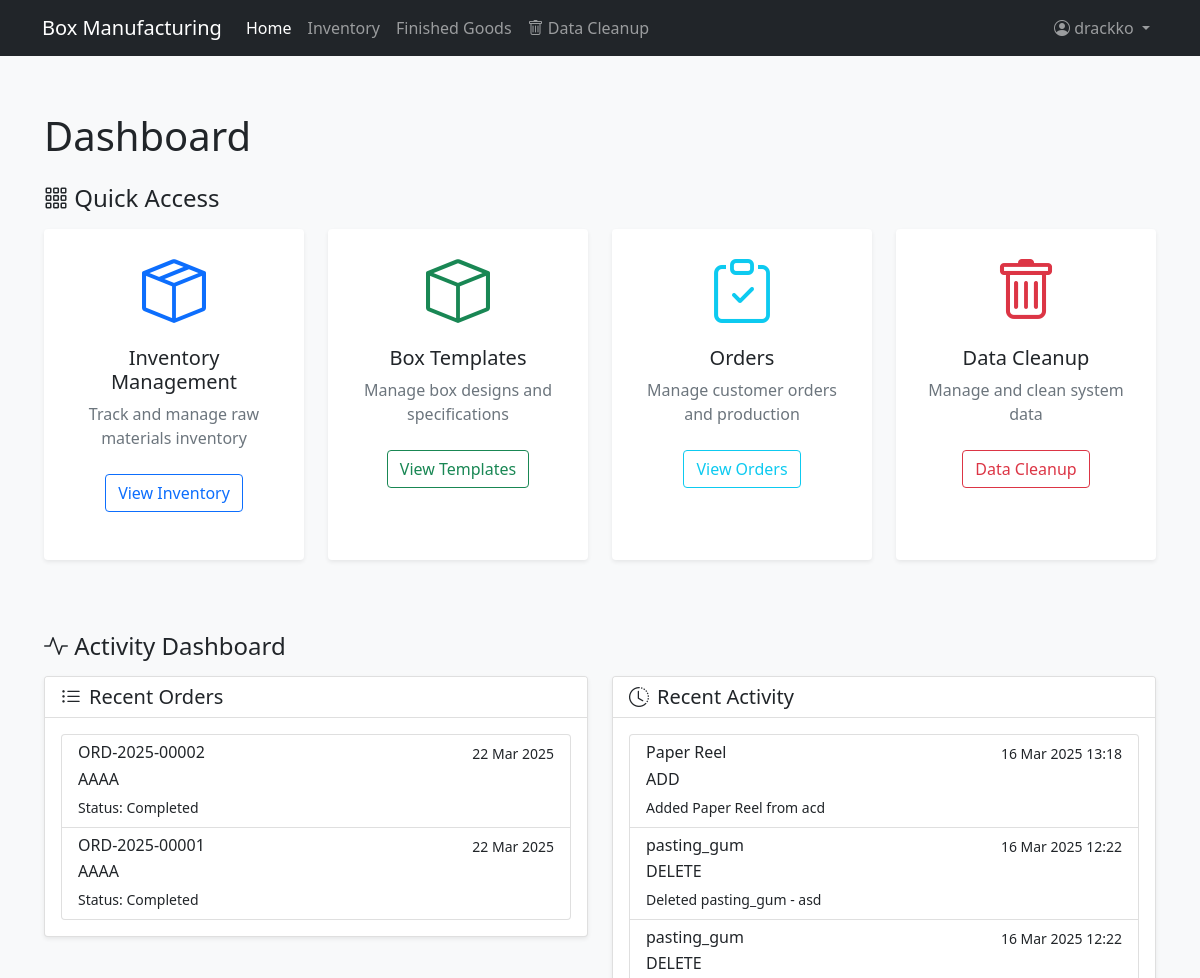
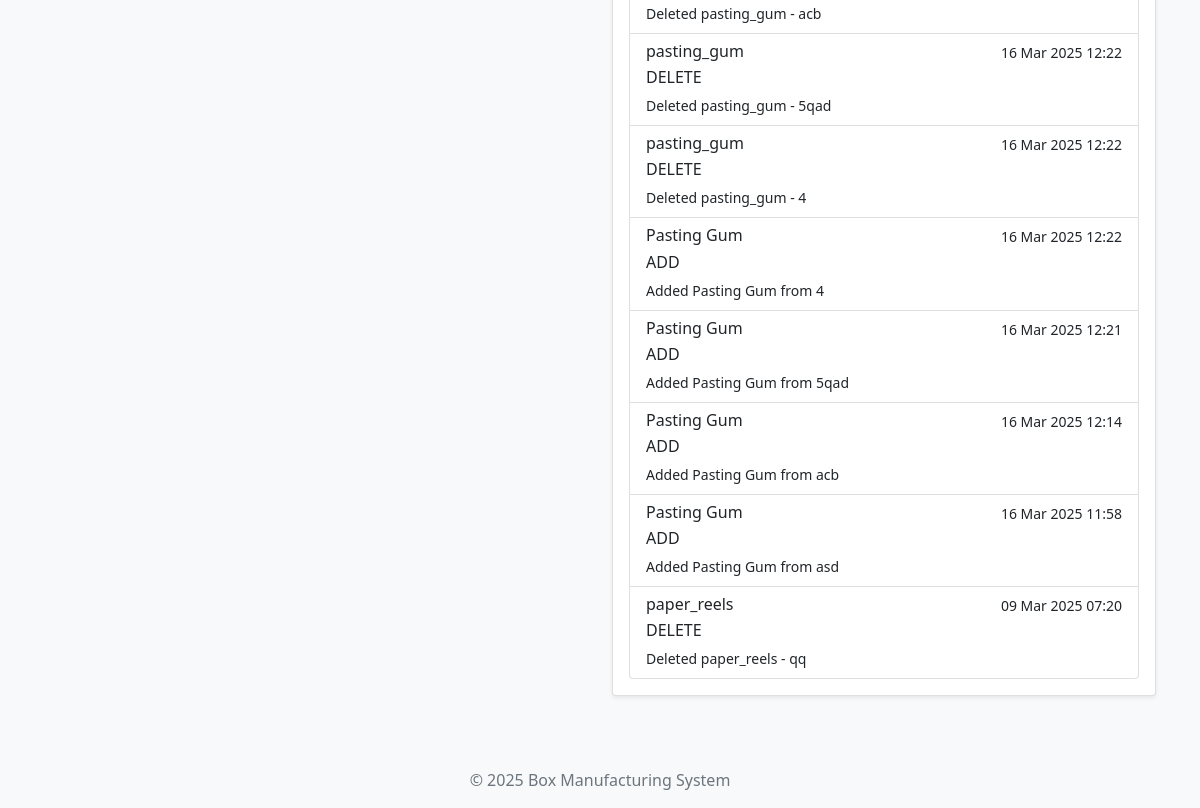
Page / (signed in) on the earlier database version (2 pictures, top to bottom).
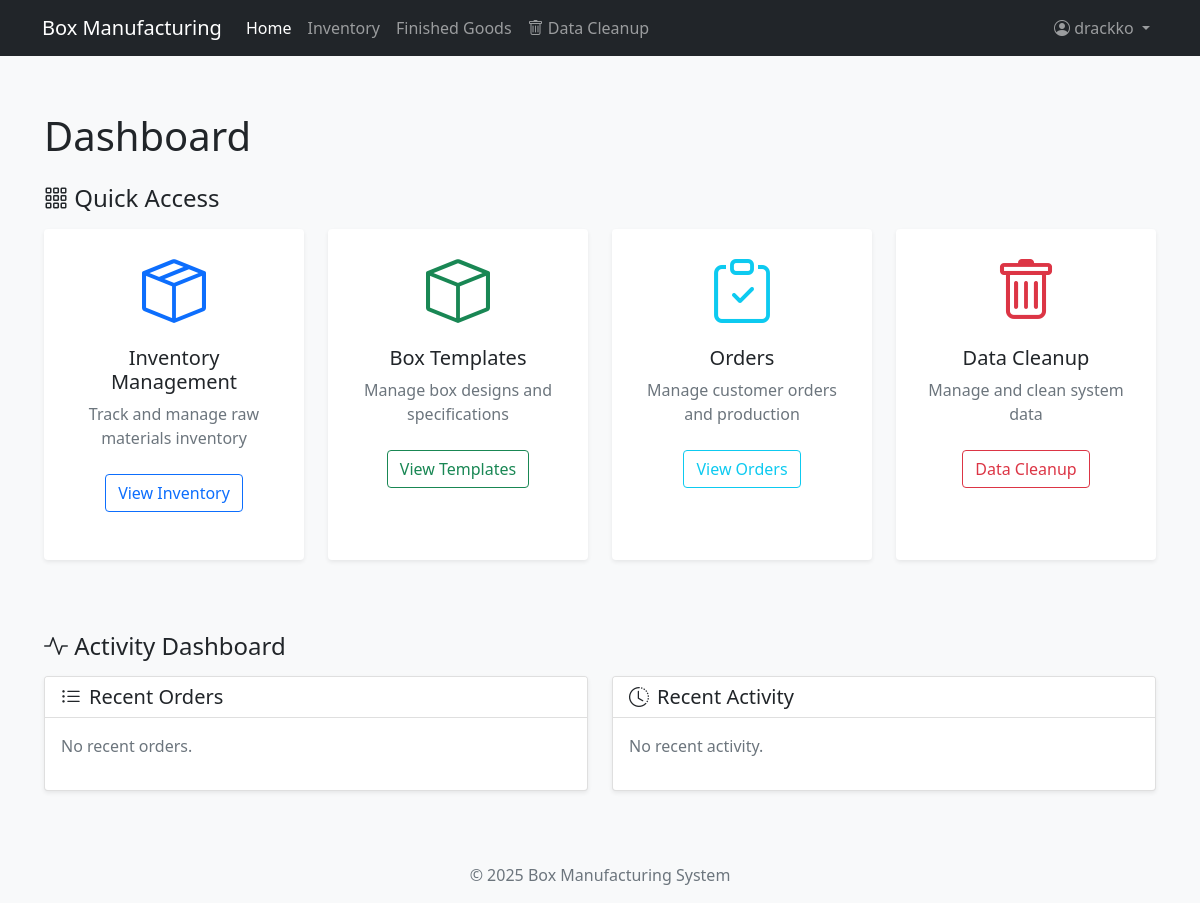
Same page on the later database version.
### finished_goods/models.py (models this page shows, shortened)
class BoxOrder(models.Model):
    STATUS_CHOICES = (
        ('PLACED', 'Order Placed'),
        ('MANUFACTURING', 'Manufacturing'),
        ('PRODUCTION_COMPLETE', 'Production Complete'),
        ('SHIPPED', 'Shipped'),
        ('DELIVERED', 'Delivered'),
        ('COMPLETED', 'Completed'),
    )
    order_number = models.CharField(max_length=20, unique=True)
    customer_name = models.CharField(max_length=100)
    box_template = models.ForeignKey(BoxDetails, on_delete=models.CASCADE)
    quantity = models.PositiveIntegerField()
    profit_margin = models.DecimalField(max_digits=5, decimal_places=2, default=15.00)
    status = models.CharField(max_length=20, choices=STATUS_CHOICES, default='PLACED')
    notes = models.TextField(blank=True, null=True)
    created_at = models.DateTimeField(auto_now_add=True)
    updated_at = models.DateTimeField(auto_now_add=True)
    def get_status_display(self):
        return dict(self.STATUS_CHOICES).get(self.status, '')

### inventory/models/transaction_models.py (models this page shows)
class InventoryLog(models.Model):
    ACTION_CHOICES = [
        ('ADD', 'Added'),
        ('EDIT', 'Modified'),
        ('DELETE', 'Deleted')
    ]
    item_type = models.CharField(max_length=50)
    item_id = models.IntegerField()
    action = models.CharField(max_length=10, choices=ACTION_CHOICES)
    details = models.TextField()
    timestamp = models.DateTimeField(auto_now_add=True)
    user = models.CharField(max_length=100, default='System')  # Can be linked to Django User model later
    class Meta:
        ordering = ['-timestamp']

### inventory/views.py (the view)
# urls.py: path('', inventory_home, name='home'),
def inventory_home(request):
    if request.user.is_authenticated:
        try:
            from inventory.models import (
                PaperReelSummary, PastingGumSummary, InkSummary,
                StrappingRollSummary, PinCoilSummary, InventoryLog
            )
            context = {
                'title': 'Dashboard',
                'paper_reels': PaperReelSummary.objects.all(),
                'pasting_gum': PastingGumSummary.objects.all(),
                'ink_stock': InkSummary.objects.all(),
                'strapping_rolls': StrappingRollSummary.objects.all(),
                'pin_coils': PinCoilSummary.objects.all(),
                'recent_orders': BoxOrder.objects.all().order_by('-created_at')[:5],
                'activity_logs': InventoryLog.objects.all()[:10],
            }
        except Exception as e:
            context = {
                'title': 'Dashboard',
                'error_message': f"Could not load dashboard data: {str(e)}"
            }
    else:
        context = {
            'title': 'Welcome to Box Manufacturing CRM',
            'login_required': True
        }
    return render(request, 'inventory/home.html', context)

### inventory/templates/inventory/home.html (shortened to what this page needs)
{% extends 'base.html' %}
{% block content %}
<div class="container mt-4">
    {% if login_required %}
        <div class="row justify-content-center">
            <div class="col-md-8 text-center">
                <div class="p-5 mb-4 bg-light rounded-3">
                    <div class="container-fluid py-5">
                        <h1 class="display-5 fw-bold">Box Manufacturing CRM</h1>
                        <p class="fs-4">Manage your inventory, track orders, and optimize your box manufacturing process.</p>
                        <a href="{% url 'login' %}" class="btn btn-primary btn-lg">Login to Continue</a>
                    </div>
                </div>
            </div>
        </div>
    {% elif error_message %}
        <div class="alert alert-warning">
            <h4>Warning</h4>
            <p>{{ error_message }}</p>
        </div>
    {% else %}
        <h1 class="mb-4">{{ title }}</h1>
        <div class="row mb-5">
            <div class="col-12">
                <h4 class="mb-3"><i class="bi bi-grid-3x3-gap"></i> Quick Access</h4>
            </div>
            <div class="col-md-6 col-lg-3 mb-4">
                <div class="card h-100 border-0 shadow-sm">
                    <div class="card-body text-center p-4">
                        <div class="display-3 mb-3 text-primary">
                            <i class="bi bi-box-seam"></i>
                        </div>
                        <h5 class="card-title">Inventory Management</h5>
                        <p class="card-text text-muted">Track and manage raw materials inventory</p>
                        <a href="{% url 'inventory_overview' %}" class="btn btn-outline-primary mt-2">View Inventory</a>
                    </div>
                </div>
            </div>
            <div class="col-md-6 col-lg-3 mb-4">
                <div class="card h-100 border-0 shadow-sm">
                    <div class="card-body text-center p-4">
                        <div class="display-3 mb-3 text-success">
                            <i class="bi bi-box"></i>
                        </div>
                        <h5 class="card-title">Box Templates</h5>
                        <p class="card-text text-muted">Manage box designs and specifications</p>
                        <a href="{% url 'finished_goods:box-list' %}" class="btn btn-outline-success mt-2">View Templates</a>
                    </div>
                </div>
            </div>
            <div class="col-md-6 col-lg-3 mb-4">
                <div class="card h-100 border-0 shadow-sm">
                    <div class="card-body text-center p-4">
                        <div class="display-3 mb-3 text-info">
                            <i class="bi bi-clipboard-check"></i>
                        </div>
                        <h5 class="card-title">Orders</h5>
                        <p class="card-text text-muted">Manage customer orders and production</p>
                        <a href="{% url 'finished_goods:order-list' %}" class="btn btn-outline-info mt-2">View Orders</a>
                    </div>
                </div>
            </div>
            <div class="col-md-6 col-lg-3 mb-4">
                <div class="card h-100 border-0 shadow-sm">
                    <div class="card-body text-center p-4">
                        <div class="display-3 mb-3 text-danger">
                            <i class="bi bi-trash"></i>
                        </div>
                        <h5 class="card-title">Data Cleanup</h5>
                        <p class="card-text text-muted">Manage and clean system data</p>
                        <a href="{% url 'data_cleanup:dashboard' %}" class="btn btn-outline-danger mt-2">Data Cleanup</a>
                    </div>
                </div>
            </div>
        </div>
        <div class="row">
            <div class="col-12">
                <h4 class="mb-3"><i class="bi bi-activity"></i> Activity Dashboard</h4>
            </div>
            <div class="col-md-6">
                <div class="card mb-4 shadow-sm">
                    <div class="card-header bg-white">
                        <h5 class="card-title mb-0"><i class="bi bi-list-ul me-2"></i>Recent Orders</h5>
                    </div>
                    <div class="card-body">
                        {% if recent_orders %}
                            <div class="list-group">
                                {% for order in recent_orders %}
                                    <a href="{% url 'finished_goods:order-detail' order.pk %}" class="list-group-item list-group-item-action">
                                        <div class="d-flex w-100 justify-content-between">
                                            <h6 class="mb-1">{{ order.order_number }}</h6>
                                            <small>{{ order.created_at|date:"d M Y" }}</small>
                                        </div>
                                        <p class="mb-1">{{ order.customer_name }}</p>
                                        <small>Status: {{ order.get_status_display }}</small>
                                    </a>
                                {% endfor %}
                            </div>
                        {% else %}
                            <p class="text-muted">No recent orders.</p>
                        {% endif %}
                    </div>
                </div>
            </div>
            <div class="col-md-6">
                <div class="card mb-4 shadow-sm">
                    <div class="card-header bg-white">
                        <h5 class="card-title mb-0"><i class="bi bi-clock-history me-2"></i>Recent Activity</h5>
                    </div>
                    <div class="card-body">
                        {% if activity_logs %}
                            <div class="list-group">
                                {% for log in activity_logs %}
                                    <div class="list-group-item">
                                        <div class="d-flex w-100 justify-content-between">
                                            <h6 class="mb-1">{{ log.item_type }}</h6>
                                            <small>{{ log.timestamp|date:"d M Y H:i" }}</small>
                                        </div>
                                        <p class="mb-1">{{ log.action }}</p>
                                        <small>{{ log.details }}</small>
                                    </div>
                                {% endfor %}
                            </div>
                        {% else %}
                            <p class="text-muted">No recent activity.</p>
                        {% endif %}
                    </div>
                </div>
            </div>
        </div>
    {% endif %}
</div>
{% endblock %}

### templates/base.html (shortened to what this page needs)
{% load static %}
<!DOCTYPE html>
<html lang="en" class="h-100">
<head>
    <link href="https://cdn.jsdelivr.net/npm/bootstrap@5.1.3/dist/css/bootstrap.min.css" rel="stylesheet">
    <link href="https://cdn.jsdelivr.net/npm/bootstrap-icons@1.8.1/font/bootstrap-icons.css" rel="stylesheet">
    <link rel="stylesheet" href="{% static 'css/base.css' %}">
</head>
<body class="d-flex flex-column h-100">
    <nav class="navbar navbar-expand-lg navbar-dark bg-dark">
        <div class="container">
            <a class="navbar-brand" href="{% url 'home' %}">Box Manufacturing</a>
            <div class="collapse navbar-collapse" id="navbarNav">
                <ul class="navbar-nav">
                    <li class="nav-item">
                        <a class="nav-link {% if request.resolver_match.url_name == 'home' %}active{% endif %}"
                           href="{% url 'home' %}">Home</a>
                    </li>
                    <li class="nav-item">
                        <a class="nav-link {% if 'inventory' in request.path %}active{% endif %}"
                           href="{% url 'inventory_overview' %}">Inventory</a>
                    </li>
                    <li class="nav-item">
                        <a class="nav-link {% if 'finished-goods' in request.path %}active{% endif %}"
                           href="{% url 'finished_goods:box-list' %}">Finished Goods</a>
                    </li>
                    <li class="nav-item">
                        <a class="nav-link" href="{% url 'data_cleanup:dashboard' %}">
                            <i class="bi bi-trash"></i> Data Cleanup
                        </a>
                    </li>
                </ul>
                <ul class="navbar-nav ms-auto">
                    {% if user.is_authenticated %}
                    <li class="nav-item dropdown">
                        <a class="nav-link dropdown-toggle" href="#" role="button" data-bs-toggle="dropdown">
                            <i class="bi bi-person-circle"></i> {{ user.username }}
                        </a>
                    </li>
                    {% else %}
                    <li class="nav-item">
                        <a class="nav-link" href="{% url 'login' %}">
                            <i class="bi bi-box-arrow-in-right"></i> Login
                        </a>
                    </li>
                    {% endif %}
                </ul>
            </div>
        </div>
    </nav>
    <main class="content-wrapper">
        {% block content %}{% endblock %}
    </main>
    <footer class="mt-auto py-3 bg-light">
        <div class="container text-center">
            <span class="text-muted">© 2025 Box Manufacturing System</span>
        </div>
    </footer>
</body>
</html>

### static/css/base.css (style rules this page uses)
body { min-height: 100vh; background-color: #f8f9fa; }
.content-wrapper { padding: 2rem; flex: 1; }
.card { box-shadow: 0 0.125rem 0.25rem rgba(0, 0, 0, 0.075); margin-bottom: 1.5rem; }
.card-header { background-color: rgba(0, 0, 0, 0.03); border-bottom: 1px solid rgba(0, 0, 0, 0.125); }
.navbar-dark .navbar-nav .nav-link.active { color: #fff; font-weight: 500; }

Differences in the rows shown:
removed BoxOrder: order_number "ORD-2025-00002", created_at "22 Mar 2025", customer_name "AAAA", status "Completed"
removed BoxOrder: order_number "ORD-2025-00001", created_at "22 Mar 2025", customer_name "AAAA", status "Completed"
removed InventoryLog: item_type "Paper Reel", timestamp "16 Mar 2025 13:18", action "ADD", details "Added Paper Reel from acd"
removed InventoryLog: item_type "pasting_gum", timestamp "16 Mar 2025 12:22", action "DELETE", details "Deleted pasting_gum - asd"
removed InventoryLog: item_type "pasting_gum", timestamp "16 Mar 2025 12:22", action "DELETE", details "Deleted pasting_gum - acb"
removed InventoryLog: item_type "pasting_gum", timestamp "16 Mar 2025 12:22", action "DELETE", details "Deleted pasting_gum - 5qad"
removed InventoryLog: item_type "pasting_gum", timestamp "16 Mar 2025 12:22", action "DELETE", details "Deleted pasting_gum - 4"
removed InventoryLog: item_type "Pasting Gum", timestamp "16 Mar 2025 12:22", action "ADD", details "Added Pasting Gum from 4"
removed InventoryLog: item_type "Pasting Gum", timestamp "16 Mar 2025 12:21", action "ADD", details "Added Pasting Gum from 5qad"
removed InventoryLog: item_type "Pasting Gum", timestamp "16 Mar 2025 12:14", action "ADD", details "Added Pasting Gum from acb"
removed InventoryLog: item_type "Pasting Gum", timestamp "16 Mar 2025 11:58", action "ADD", details "Added Pasting Gum from asd"
removed InventoryLog: item_type "paper_reels", timestamp "09 Mar 2025 07:20", action "DELETE", details "Deleted paper_reels - qq"
Other differences:
text now shown: "No recent orders. No recent activity."
